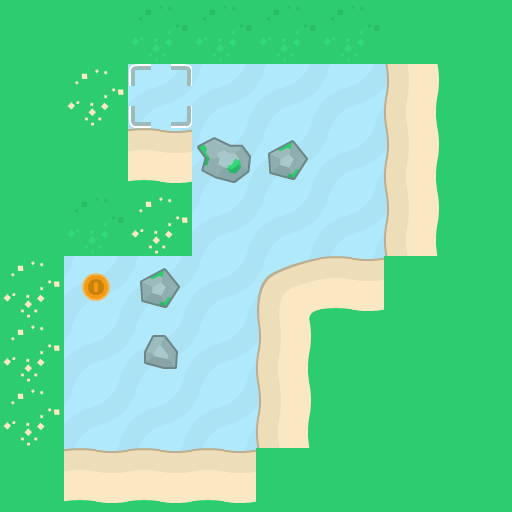

A level layout from a 2D game, rendered from its tile map. Below: a short description, then the map file with its tile-grid data intact:
An orthogonal 8x8 tile map with 64x64 px tiles, 3 tile layers (background, walls, objects).

<map version="1.10" tiledversion="1.11.2" orientation="orthogonal" renderorder="right-down" width="8" height="8" tilewidth="64" tileheight="64" infinite="0" nextlayerid="5" nextobjectid="1">
 <properties>
  <property name="character_bottom" value="[[16,0]]" />
  <property name="character_left" value="[[16,3]]" />
  <property name="character_right" value="[[16,2]]" />
  <property name="character_top" value="[[16,1]]" />
 </properties>
 <tileset firstgid="1" source="tiles_sheet.tsx" />
 <layer id="4" name="background" width="8" height="8">
  <data encoding="csv">
77,77,77,77,77,77,77,77,
77,77,77,77,77,77,77,77,
77,77,77,77,77,77,77,77,
77,77,77,77,77,77,77,77,
77,77,77,77,77,77,77,77,
77,77,77,77,77,77,77,77,
77,77,77,77,77,77,77,77,
77,77,77,77,77,77,77,77
</data>
 </layer>
 <layer id="1" name="walls" width="8" height="8">
  <data encoding="csv">
24,24,41,41,41,41,24,24,
24,25,0,0,0,0,23,24,
24,24,7,70,71,0,23,24,
24,41,25,0,0,0,23,24,
25,0,71,0,6,7,24,24,
25,0,52,0,23,24,24,24,
25,0,0,0,23,24,24,24,
24,7,7,7,24,24,24,24
</data>
 </layer>
 <layer id="3" name="objects" width="8" height="8">
  <data encoding="csv">
0,0,0,0,0,0,0,0,
0,0,102,0,0,0,0,0,
0,0,0,0,0,0,0,0,
0,0,0,0,0,0,0,0,
0,85,0,0,0,0,0,0,
0,0,0,0,0,0,0,0,
0,0,0,0,0,0,0,0,
0,0,0,0,0,0,0,0
</data>
 </layer>
</map>
